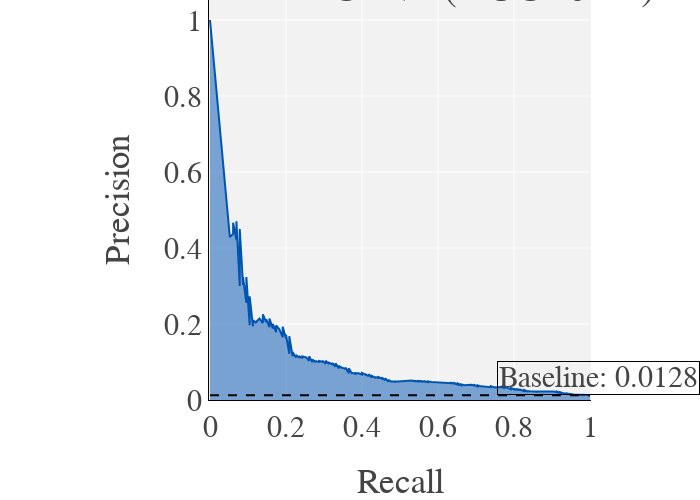

Notebook cell for this chart:
### Code cell
# Predict on y test
y_pred = best_model.predict_proba(X_test)[::,1]

precision, recall, thresholds = precision_recall_curve(y_test,  y_pred)

precision_qda, recall_qda = precision, recall

auc_precision_recall = auc(recall, precision)

auc_precision_recall_qda = auc_precision_recall

fig = px.area(
    x=recall, y=precision,
    title=f'Precision-Recall Curve (AUC={auc_precision_recall:.2f})',
    labels=dict(x='Recall', y='Precision'),
    width=700, height=500
)
fig.add_shape(
    type='line', line=dict(dash='dash'),
    x0=0, x1=1, y0=baseline, y1=baseline
)
fig.update_yaxes(scaleanchor="x", scaleratio=1)
fig.update_xaxes(constrain='domain')

fig.add_annotation(text=f'Baseline: {baseline:.4f}',
                    align='left',
                    showarrow=False,
                    xref='paper',
                    yref='paper',
                    x=1.0,
                    y=baseline,
                    bordercolor='black',
                    borderwidth=1)

fig.show()

fig.write_image("images/results/PRC_environmental_qda.png")

### Figure 1 — Plotly figure (JSON) as saved in the notebook; plotly's stock layout.template omitted (floating-point values rounded to 4 significant figures; data arrays with more than 128 entries replaced by an {"elided": "..."} marker saying what was removed)
{"data": [{"hovertemplate": "Recall=%{x}<br>Precision=%{y}<extra></extra>", "legendgroup": "", "line": {"color": "#0055B3"}, "marker": {"symbol": "circle"}, "mode": "lines", "name": "", "orientation": "v", "showlegend": false, "stackgroup": "1", "type": "scatter", "x": {"elided": "8767 float values"}, "xaxis": "x", "y": {"elided": "8767 float values"}, "yaxis": "y"}], "layout": {"annotations": [{"align": "left", "bordercolor": "black", "borderwidth": 1, "showarrow": false, "text": "Baseline: 0.0128", "x": 1, "xref": "paper", "y": 0.01278, "yref": "paper"}], "height": 500, "legend": {"tracegroupgap": 0}, "shapes": [{"line": {"dash": "dash"}, "type": "line", "x0": 0, "x1": 1, "y0": 0.01278, "y1": 0.01278}], "title": {"text": "Precision-Recall Curve (AUC=0.12)"}, "width": 700, "xaxis": {"anchor": "y", "constrain": "domain", "domain": [0, 1], "title": {"text": "Recall"}}, "yaxis": {"anchor": "x", "domain": [0, 1], "scaleanchor": "x", "scaleratio": 1, "title": {"text": "Precision"}}}}
